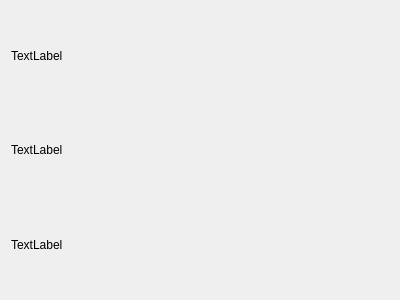
<?xml version="1.0" encoding="UTF-8"?>
<ui version="4.0">
 <class>GameWindow</class>
 <widget class="QWidget" name="GameWindow">
  <property name="geometry">
   <rect>
    <x>0</x>
    <y>0</y>
    <width>400</width>
    <height>300</height>
   </rect>
  </property>
  <property name="windowTitle">
   <string>Form</string>
  </property>
  <layout class="QHBoxLayout" name="horizontalLayout">
   <item>
    <layout class="QVBoxLayout" name="verticalLayout">
     <item>
      <widget class="QLabel" name="label_2">
       <property name="text">
        <string>TextLabel</string>
       </property>
      </widget>
     </item>
     <item>
      <widget class="QLabel" name="label_3">
       <property name="text">
        <string>TextLabel</string>
       </property>
      </widget>
     </item>
     <item>
      <widget class="QLabel" name="label">
       <property name="text">
        <string>TextLabel</string>
       </property>
      </widget>
     </item>
    </layout>
   </item>
  </layout>
 </widget>
 <resources/>
 <connections/>
</ui>
